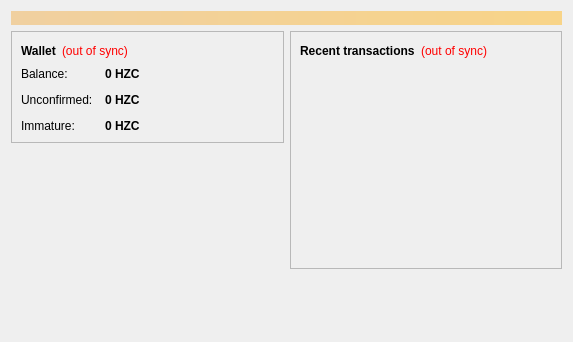
<?xml version="1.0" encoding="UTF-8"?>
<ui version="4.0">
 <class>OverviewPage</class>
 <widget class="QWidget" name="OverviewPage">
  <property name="geometry">
   <rect>
    <x>0</x>
    <y>0</y>
    <width>573</width>
    <height>342</height>
   </rect>
  </property>
  <property name="windowTitle">
   <string>Form</string>
  </property>
  <layout class="QVBoxLayout" name="topLayout">
   <item>
    <widget class="QLabel" name="labelAlerts">
     <property name="visible">
      <bool>false</bool>
     </property>
     <property name="styleSheet">
      <string notr="true">background-color: qlineargradient(x1: 0, y1: 0, x2: 1, y2: 0, stop:0 #F0D0A0, stop:1 #F8D488); color:#000000;</string>
     </property>
     <property name="wordWrap">
      <bool>true</bool>
     </property>
     <property name="margin">
      <number>3</number>
     </property>
    </widget>
   </item>
   <item>
    <layout class="QHBoxLayout" name="horizontalLayout" stretch="1,1">
     <item>
      <layout class="QVBoxLayout" name="verticalLayout_2">
       <item>
        <widget class="QFrame" name="frame">
         <property name="frameShape">
          <enum>QFrame::StyledPanel</enum>
         </property>
         <property name="frameShadow">
          <enum>QFrame::Raised</enum>
         </property>
         <layout class="QVBoxLayout" name="verticalLayout_4">
          <item>
           <layout class="QHBoxLayout" name="horizontalLayout_4">
            <item>
             <widget class="QLabel" name="label_5">
              <property name="font">
               <font>
                <weight>75</weight>
                <bold>true</bold>
               </font>
              </property>
              <property name="text">
               <string>Wallet</string>
              </property>
             </widget>
            </item>
            <item>
             <widget class="QLabel" name="labelWalletStatus">
              <property name="toolTip">
               <string>The displayed information may be out of date. Your wallet automatically synchronizes with the Hzcoin network after a connection is established, but this process has not completed yet.</string>
              </property>
              <property name="styleSheet">
               <string notr="true">QLabel { color: red; }</string>
              </property>
              <property name="text">
               <string notr="true">(out of sync)</string>
              </property>
              <property name="alignment">
               <set>Qt::AlignLeading|Qt::AlignLeft|Qt::AlignVCenter</set>
              </property>
             </widget>
            </item>
            <item>
             <spacer name="horizontalSpacer_2">
              <property name="orientation">
               <enum>Qt::Horizontal</enum>
              </property>
              <property name="sizeHint" stdset="0">
               <size>
                <width>40</width>
                <height>20</height>
               </size>
              </property>
             </spacer>
            </item>
           </layout>
          </item>
          <item>
           <layout class="QFormLayout" name="formLayout_2">
            <property name="fieldGrowthPolicy">
             <enum>QFormLayout::AllNonFixedFieldsGrow</enum>
            </property>
            <property name="horizontalSpacing">
             <number>12</number>
            </property>
            <property name="verticalSpacing">
             <number>12</number>
            </property>
            <item row="0" column="0">
             <widget class="QLabel" name="label">
              <property name="text">
               <string>Balance:</string>
              </property>
             </widget>
            </item>
            <item row="0" column="1">
             <widget class="QLabel" name="labelBalance">
              <property name="font">
               <font>
                <weight>75</weight>
                <bold>true</bold>
               </font>
              </property>
              <property name="cursor">
               <cursorShape>IBeamCursor</cursorShape>
              </property>
              <property name="toolTip">
               <string>Your current balance</string>
              </property>
              <property name="text">
               <string notr="true">0 HZC</string>
              </property>
              <property name="textInteractionFlags">
               <set>Qt::LinksAccessibleByMouse|Qt::TextSelectableByKeyboard|Qt::TextSelectableByMouse</set>
              </property>
             </widget>
            </item>
            <item row="1" column="0">
             <widget class="QLabel" name="label_3">
              <property name="text">
               <string>Unconfirmed:</string>
              </property>
             </widget>
            </item>
            <item row="1" column="1">
             <widget class="QLabel" name="labelUnconfirmed">
              <property name="font">
               <font>
                <weight>75</weight>
                <bold>true</bold>
               </font>
              </property>
              <property name="cursor">
               <cursorShape>IBeamCursor</cursorShape>
              </property>
              <property name="toolTip">
               <string>Total of transactions that have yet to be confirmed, and do not yet count toward the current balance</string>
              </property>
              <property name="text">
               <string notr="true">0 HZC</string>
              </property>
              <property name="textInteractionFlags">
               <set>Qt::LinksAccessibleByMouse|Qt::TextSelectableByKeyboard|Qt::TextSelectableByMouse</set>
              </property>
             </widget>
            </item>
            <item row="2" column="0">
             <widget class="QLabel" name="labelImmatureText">
              <property name="text">
               <string>Immature:</string>
              </property>
             </widget>
            </item>
            <item row="2" column="1">
             <widget class="QLabel" name="labelImmature">
              <property name="font">
               <font>
                <weight>75</weight>
                <bold>true</bold>
               </font>
              </property>
              <property name="toolTip">
               <string>Mined balance that has not yet matured</string>
              </property>
              <property name="text">
               <string notr="true">0 HZC</string>
              </property>
              <property name="textInteractionFlags">
               <set>Qt::LinksAccessibleByMouse|Qt::TextSelectableByKeyboard|Qt::TextSelectableByMouse</set>
              </property>
             </widget>
            </item>
           </layout>
          </item>
         </layout>
        </widget>
       </item>
       <item>
        <spacer name="verticalSpacer">
         <property name="orientation">
          <enum>Qt::Vertical</enum>
         </property>
         <property name="sizeHint" stdset="0">
          <size>
           <width>20</width>
           <height>40</height>
          </size>
         </property>
        </spacer>
       </item>
      </layout>
     </item>
     <item>
      <layout class="QVBoxLayout" name="verticalLayout_3">
       <item>
        <widget class="QFrame" name="frame_2">
         <property name="frameShape">
          <enum>QFrame::StyledPanel</enum>
         </property>
         <property name="frameShadow">
          <enum>QFrame::Raised</enum>
         </property>
         <layout class="QVBoxLayout" name="verticalLayout">
          <item>
           <layout class="QHBoxLayout" name="horizontalLayout_2">
            <item>
             <widget class="QLabel" name="label_4">
              <property name="text">
               <string>&lt;b&gt;Recent transactions&lt;/b&gt;</string>
              </property>
             </widget>
            </item>
            <item>
             <widget class="QLabel" name="labelTransactionsStatus">
              <property name="toolTip">
               <string>The displayed information may be out of date. Your wallet automatically synchronizes with the Hzcoin network after a connection is established, but this process has not completed yet.</string>
              </property>
              <property name="styleSheet">
               <string notr="true">QLabel { color: red; }</string>
              </property>
              <property name="text">
               <string notr="true">(out of sync)</string>
              </property>
              <property name="alignment">
               <set>Qt::AlignRight|Qt::AlignTrailing|Qt::AlignVCenter</set>
              </property>
             </widget>
            </item>
            <item>
             <spacer name="horizontalSpacer">
              <property name="orientation">
               <enum>Qt::Horizontal</enum>
              </property>
              <property name="sizeHint" stdset="0">
               <size>
                <width>40</width>
                <height>20</height>
               </size>
              </property>
             </spacer>
            </item>
           </layout>
          </item>
          <item>
           <widget class="QListView" name="listTransactions">
            <property name="styleSheet">
             <string notr="true">QListView { background: transparent; }</string>
            </property>
            <property name="frameShape">
             <enum>QFrame::NoFrame</enum>
            </property>
            <property name="verticalScrollBarPolicy">
             <enum>Qt::ScrollBarAlwaysOff</enum>
            </property>
            <property name="horizontalScrollBarPolicy">
             <enum>Qt::ScrollBarAlwaysOff</enum>
            </property>
            <property name="selectionMode">
             <enum>QAbstractItemView::NoSelection</enum>
            </property>
           </widget>
          </item>
         </layout>
        </widget>
       </item>
       <item>
        <spacer name="verticalSpacer_2">
         <property name="orientation">
          <enum>Qt::Vertical</enum>
         </property>
         <property name="sizeHint" stdset="0">
          <size>
           <width>20</width>
           <height>40</height>
          </size>
         </property>
        </spacer>
       </item>
      </layout>
     </item>
    </layout>
   </item>
  </layout>
 </widget>
 <resources/>
 <connections/>
</ui>
